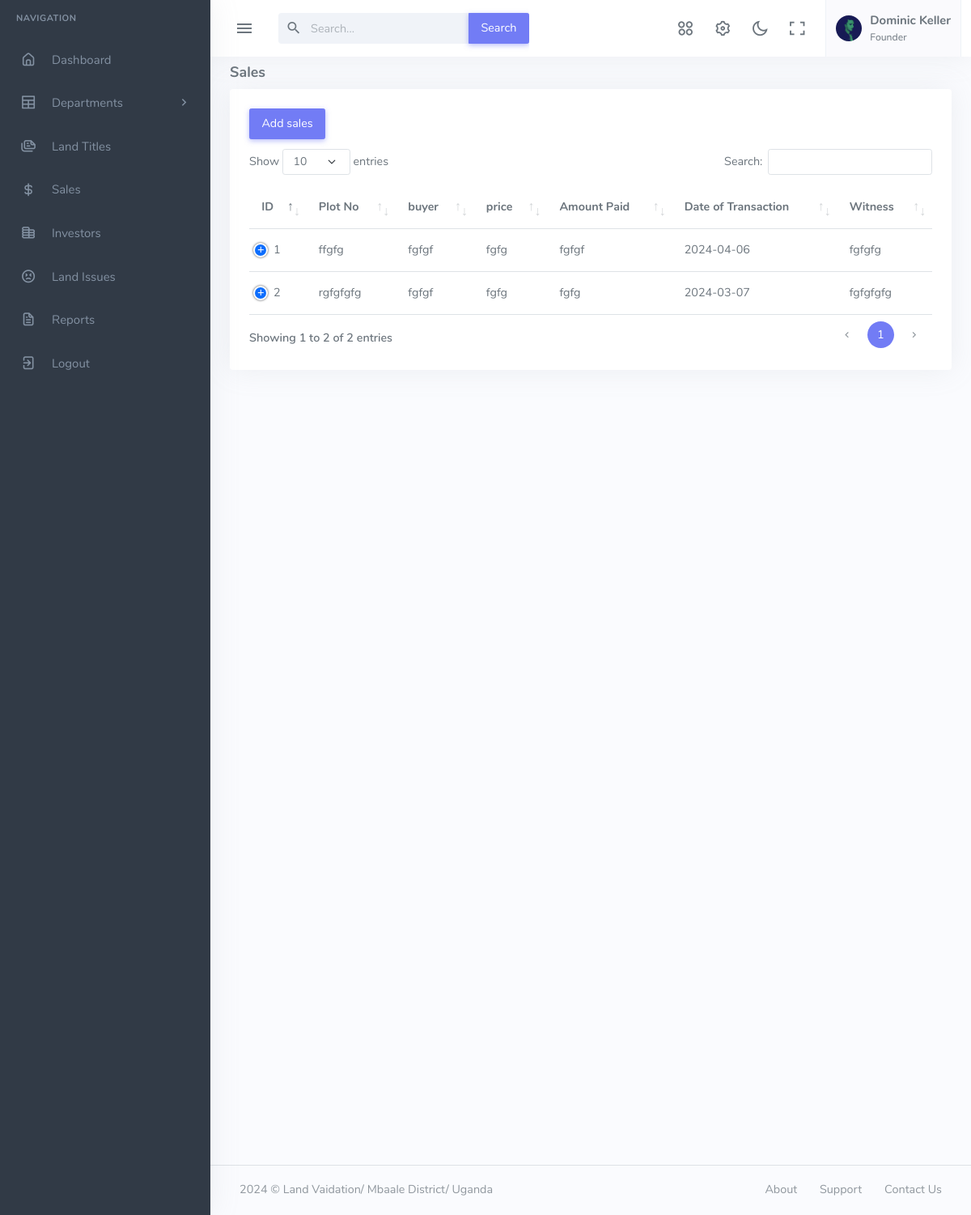
/sales.php (signed in), run on the app's committed database.
### tables this page shows
CREATE TABLE `sales` (
  `sales_id` bigint(20) NOT NULL,
  `plot_no` varchar(200) NOT NULL,
  `buyer` varchar(200) NOT NULL,
  `price` varchar(200) NOT NULL,
  `amount_paid` varchar(200) NOT NULL,
  `date` varchar(200) NOT NULL DEFAULT current_timestamp(),
  `witness` varchar(200) NOT NULL
);

### sales.php (the view, shortened to what this page needs)
<?php
include "header.php";
?>
<div class="content-page">
<div class="content">
    <div class="container-fluid">
        <div class="row">
            <div class="col-12">
                <div class="page-price-box">
                    <h4 class="page-price">Sales</h4>
                </div>
            </div>
        </div>
        <div class="row">
            <div class="col-12">
                <div class="card">
                    <div class="card-body">
                        <div class="row mb-2">
                            <div class="col-sm-5">
                            <button type="button" class="btn btn-primary" data-bs-toggle="modal" data-bs-target="#standard-modal">Add sales</button>
                            </div>
                        </div>
                        <div class="table-responsive">
                            <table class="table dt-responsive nowrap w-100" id="basic-datatable">
                                <thead>
                                    <tr>
                                        <th>ID</th>
                                        <th>Plot No</th>
                                        <th>buyer</th>
                                        <th>price</th>
                                        <th>Amount Paid</th>
                                        <th>Date of Transaction</th>
                                        <th>Witness</th>
                                    </tr>
                                </thead>
                                <tbody>
                                <?php
                                $result = $dbh->query("SELECT * FROM sales");
                                while($row = $result->fetch(PDO::FETCH_ASSOC)) {
                                ?>
                                <tr>
                                    <td><?=$row['sales_id'] ?></td>
                                    <td><?=$row['plot_no'] ?></td>
                                    <td><?=$row['buyer'] ?></td>
                                    <td><?=$row['price'] ?></td>
                                    <td><?=$row['amount_paid'] ?></td>
                                    <td><?=$row['date'] ?></td>
                                    <td><?=$row['witness'] ?></td>
                                </tr>
                                <?php } ?>
                            </tbody>
                            </table>
                        </div>
                    </div>
                </div>
            </div>
        </div>
    </div>
</div>
<?php include "footer.php"?>

### data on the page
sales: sales_id "1", plot_no "ffgfg", buyer "fgfgf", price "fgfg", amount_paid "fgfgf", date "2024-04-06", witness "fgfgfg"
sales: sales_id "2", plot_no "rgfgfgfg", buyer "fgfgf", price "fgfg", amount_paid "fgfg", date "2024-03-07", witness "fgfgfgfg"
